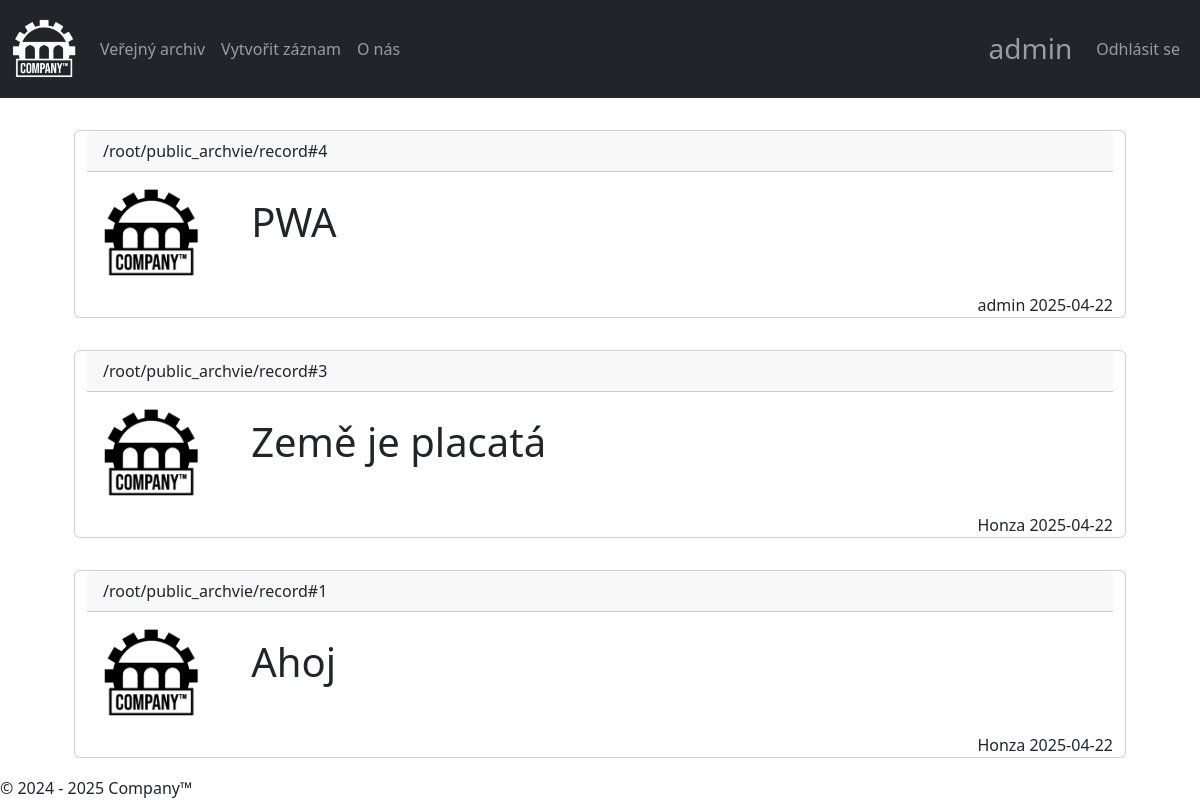
Screenshot of /public_archive (signed in) with the database file from the repository.
### tables this page shows
CREATE TABLE users (
  id INTEGER PRIMARY KEY AUTOINCREMENT,
  name TEXT NOT NULL,
  email TEXT NOT NULL,
  password TEXT NOT NULL,
  UUID TEXT,
  check_code TEXT,
  is_employee BOOL NOT NULL,
  registration_date DATETIME NOT NULL);

CREATE TABLE public (
  id INTEGER PRIMARY KEY AUTOINCREMENT,
  title TEXT NOT NULL,
  content TEXT NOT NULL,
  img TEXT,
  autor_id INTEGER KEY,
  cration_date DATETIME NOT NULL);

### app.py (the view)
@app.route("/public_archive")
def public_arch():
    req = db.session.execute(text("SELECT public.id, public.title, users.name, public.cration_date FROM public JOIN users on public.autor_id = users.id ORDER BY public.id DESC"))
    return render_template("public.html", records = req.fetchall())

### app.py (called while the page is built)
@app.before_request
def create_db():
    if not hasattr(app, 'db_initialized'):
        db.create_all()
        app.db_initialized = True  # Zamezení opakovaného vytváření tabulek

### templates/public.html (shortened to what this page needs)
{% extends "core.html" %}
{% block content %}
    <div class="container">
        {% for item in records %}
            <div class="row" style="margin: 2rem;">
                <div class="card">
                    <div class="card-header">/root/public_archvie/record#{{item[0]}}</div>
                    <div class="card-body"><img style="margin-right: 3rem; width: 6rem;" src="static/ico.png" alt=""> <a style="text-decoration: none;" class="display-6 text-dark" href="/record/{{item[0]}}">{{item[1]}}</a></div>
                    <div style="text-align: right;" class="card-foorer">{{item[2]}} {{item[3]}}</div>
                </div>
            </div>
        {% endfor %}
{% endblock %}

### templates/core.html (shortened to what this page needs)
<!DOCTYPE html>
<html lang="cz">
<head>
    <link href="{{url_for('static',filename='bootstrap/bootstrap.css')}}" rel="stylesheet">
    <link href="{{url_for('static',filename='style.css')}}" rel="stylesheet">
</head>
<body>
    <header style="margin-bottom: 2rem;">
        <nav class="navbar navbar-expand-sm bg-dark navbar-dark">
            <div class="container-fluid">
              <a class="navbar-brand" href="/">
                <img src="/static/logo.png" alt="Logo" style="width:4rem;">
              </a>
              <ul class="navbar-nav me-auto">
                <li class="nav-item">
                  <a class="nav-link" href="{{url_for('public_arch')}}">Veřejný archiv</a>
                </li>
                {% if session["username"] %}
                <li class="nav-item">
                  <a class="nav-link" href="{{url_for('add_record')}}">Vytvořit záznam</a>
                </li>
                {% endif %}
                <li class="nav-item">
                  <a class="nav-link" href="{{url_for('about')}}">O nás</a>
                </li>
              </ul>
              <h3 class="navbar-text m-3">{{session["username"]}}</h3>
              <ul class="navbar-nav">
                {% if session["username"] %}
                <li class="nav-item">
                  <a class="nav-link" href="{{url_for('logout')}}">Odhlásit se</a>
                </li>
                {% endif %}
              </ul>
            </div>
          </nav>
    </header>
    <main>
        {% block content %}{% endblock %}
    </main>
    <footer>
        <div class="container-fluid">
            <div class="fixed-bottom">&copy; 2024 - 2025 Company™</div>
        </div>
    </footer>
</body>
</html>

### rows the page displays
users: username "admin"
public: id "4", title "PWA", name "admin", cration_date "2025-04-22"
public: id "3", title "Země je placatá", name "Honza", cration_date "2025-04-22"
public: id "1", title "Ahoj", name "Honza", cration_date "2025-04-22"
